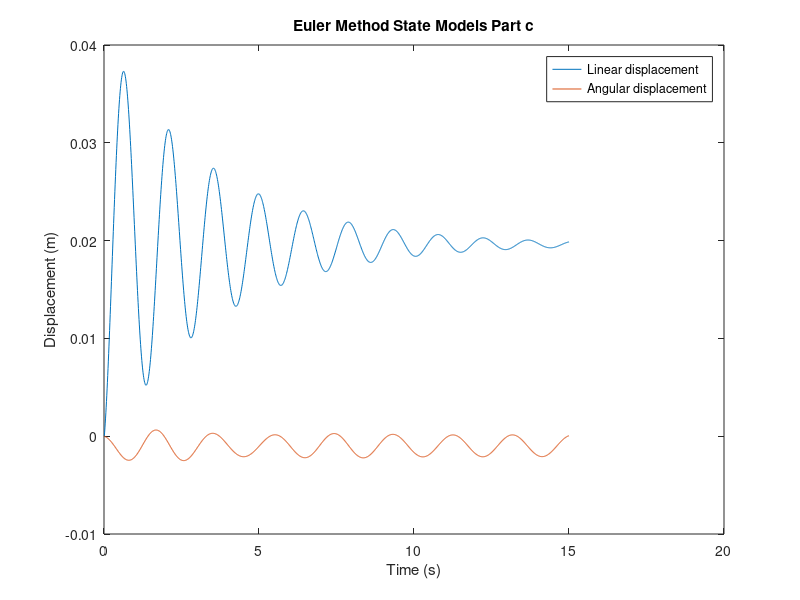

MATLAB code to generate this figure:
%%mathematical model
%% input
dt = 0.01;
t = 0:dt:15;
t_mat = vec2mat(t,1);
b=20;
k=500;
k_theta = 1000;
b_theta = 80;
p=7874;
L=0.15;
r=0.75;
h=0.1;
m = p*L*L*L;
j = 0.5*m*r^2;
%% system matrices
%%input
a = [-b/m -1/m 0 0; k 0 0 0 ; 0 0 0 1; -b*r/j -r/j -b_theta/j -1/j];
b1 = [1/m; 0; r/j; 0];
b2 = [1/m; 0; r/j; 0];
%%output
c = [0 1/k 0 0; 0 0 0 1/k_theta];
d1 = [0;0];
d2 = [0;0];
%% state vectors
n=15/dt;
x = zeros(4,n);
x_diff = [0;0;0;0];
y = zeros(2,n);
ft=[];
ft(1:1,1:n+1)=0;
ft(1,1)=100;
g(1:1,1:n+1) = 9.81;
i=1;
for t = 0:dt:15
    x_diff = a*x(:,i) + b1.*ft(:,i) + b2.*g(:,i);
    x(:,i+1) = x(:,i) + x_diff.*dt;
    y(:,i) = c*x(:,i) + d1.*ft(:,i) + d2.*g(:,i);
    i=i+1;
end
%% plot
figure;
plot(t_mat,y(1,:),t_mat,y(2,:));
title('Euler Method State Models Part c');
xlabel('Time (s)');
ylabel('Displacement (m)');
legend('Linear displacement','Angular displacement');
